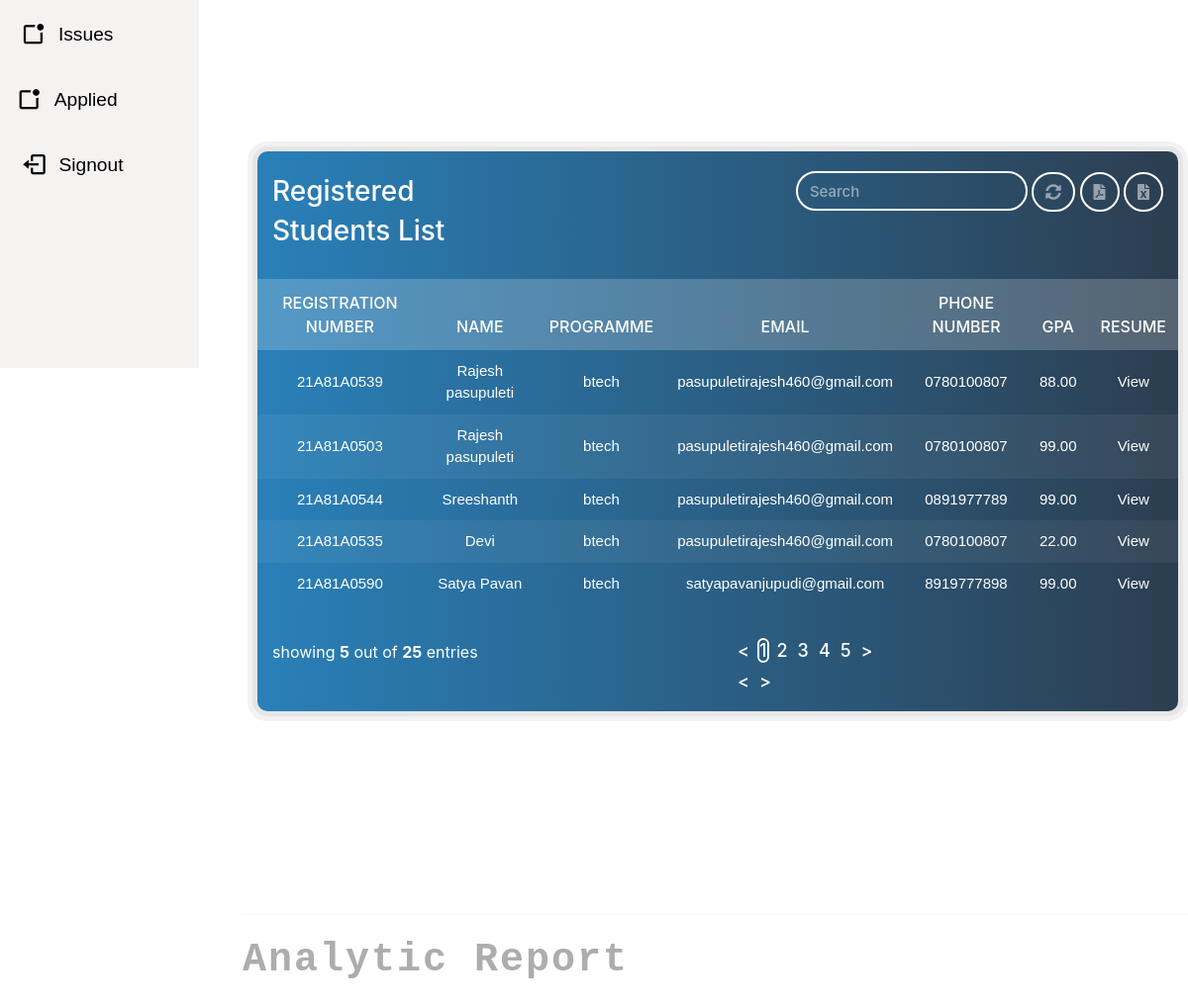
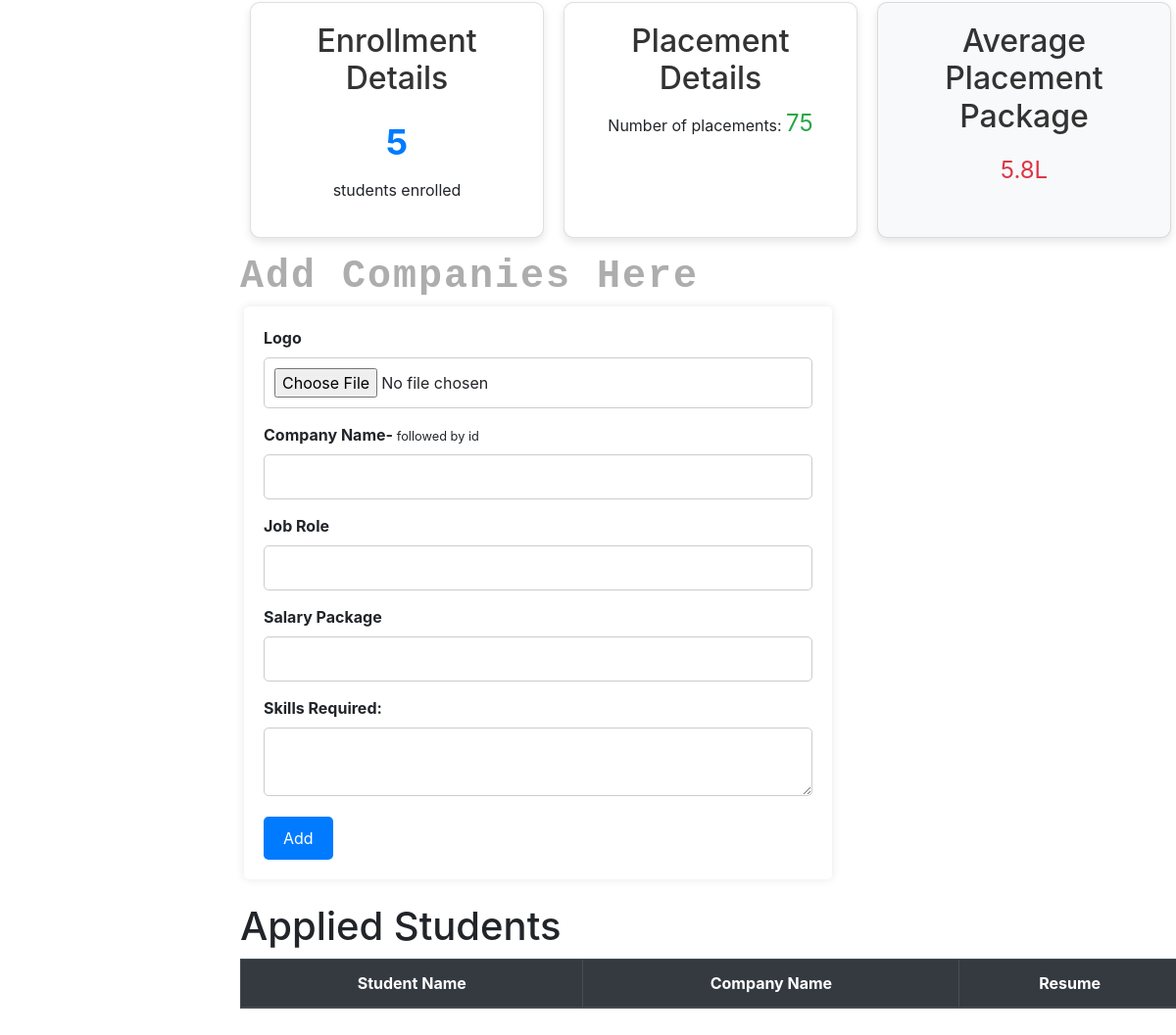
/app/student_admin/ (lower part), run on an earlier commit of the app's database (2 pictures, top to bottom).
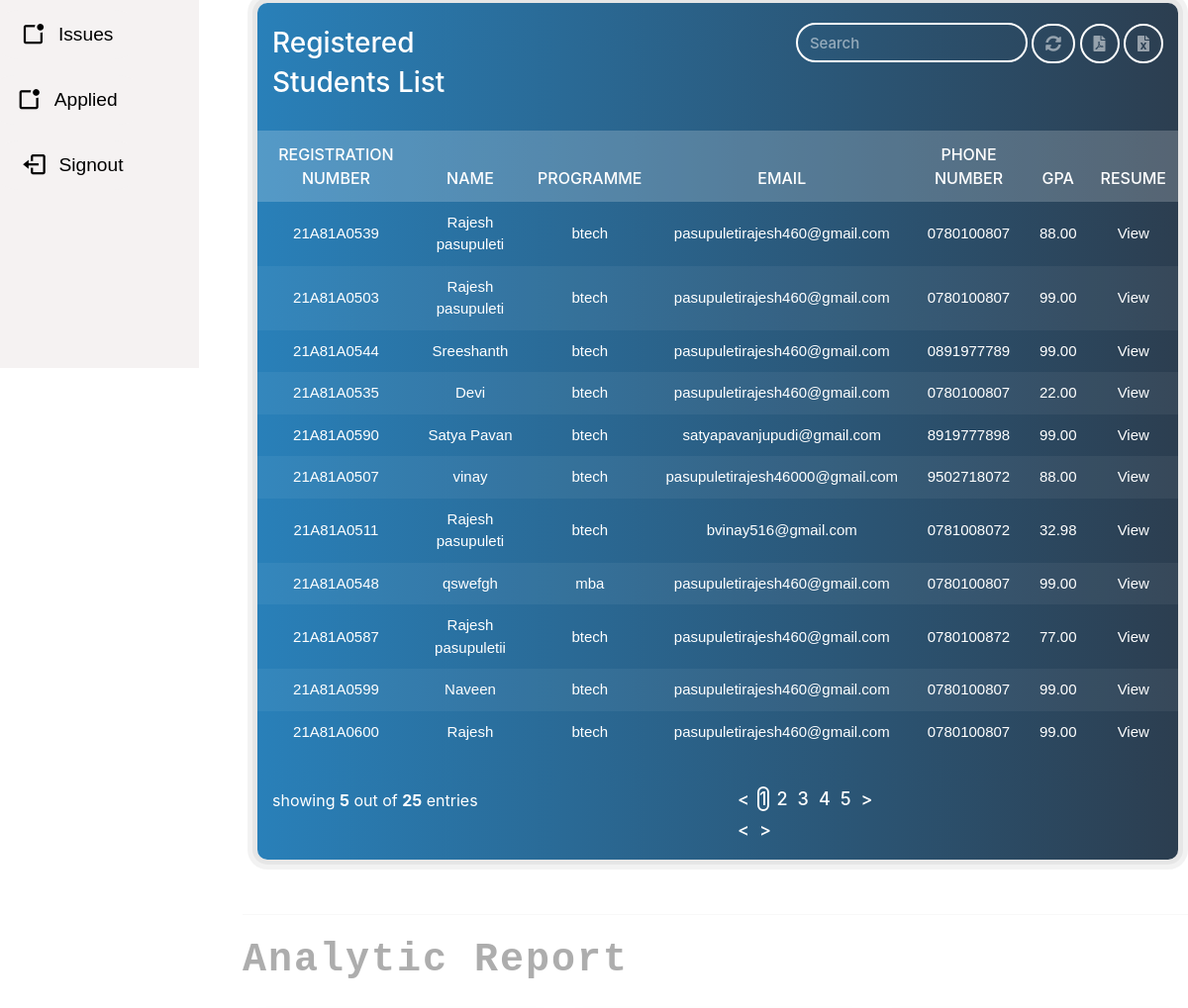
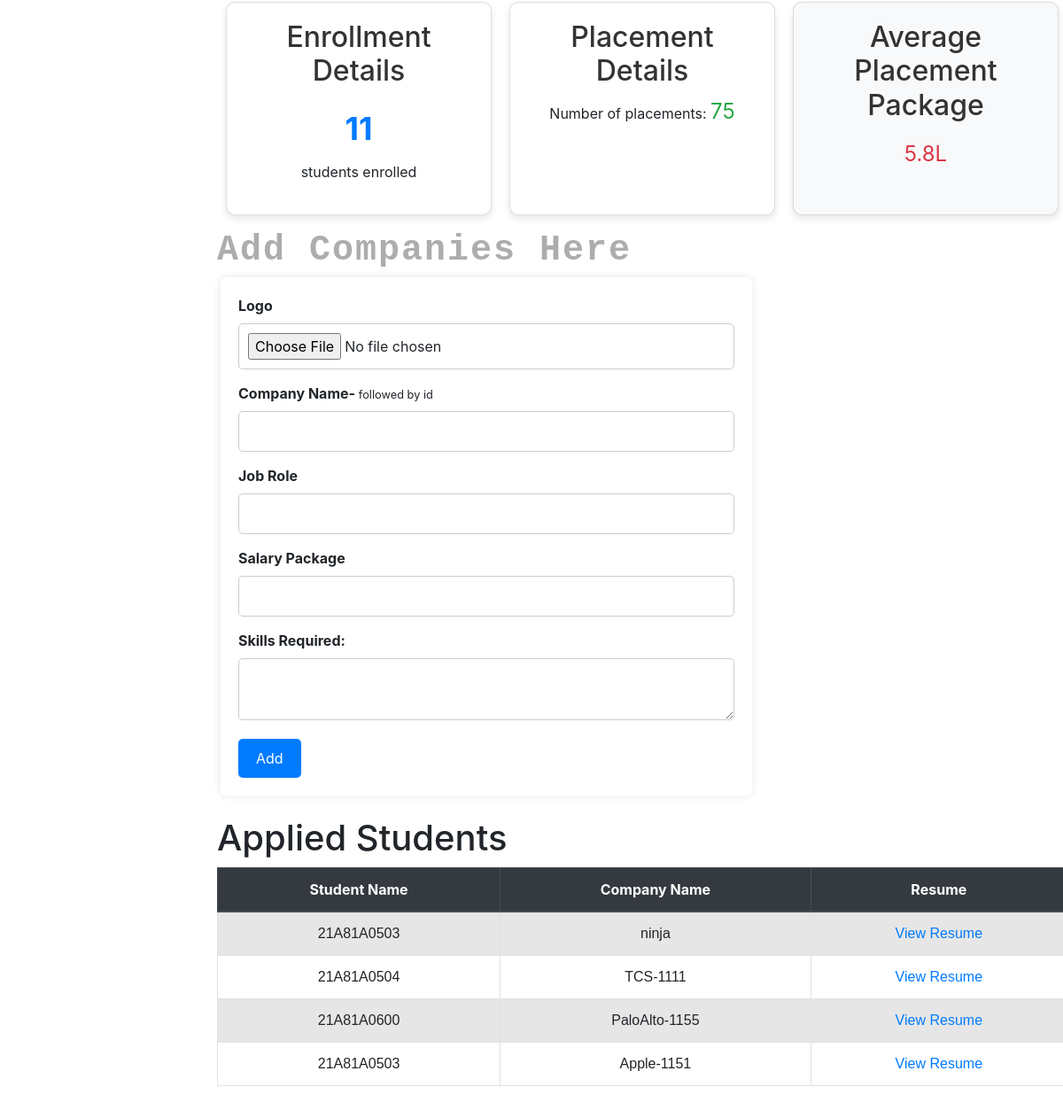
And on a later commit of the database (2 pictures, top to bottom).
### app/models.py (models this page shows, shortened)
class Studentnew(models.Model):
    registrationNumber = models.CharField(primary_key=True,max_length=10,default='')
    name = models.CharField(max_length=50)
    dob = models.CharField(null=True,max_length=8)
    gender = models.CharField(max_length=50, default='')
    phone = models.CharField(max_length=50)
    email = models.EmailField(blank=True)
    gpa12 = models.DecimalField(max_digits=4, decimal_places=2, default=0.00)
    gpaBtech = models.DecimalField(max_digits=5, decimal_places=2)
    backlogs = models.CharField(max_length=50)
    degree = models.CharField(max_length=100, default='YourDefaultValueHere')
    project_url = models.URLField()
    skills = models.CharField(max_length=100, default='')
    languages = models.IntegerField(null=True)
    resume = models.FileField(upload_to='student_resumes/',default='')

class AppliedStudents(models.Model):
    name = models.CharField(primary_key=True, max_length=255,default='')
    student=models.CharField(max_length=10,default='')
    resume = models.FileField(upload_to='student_resumes/', default='')

### app/views.py (the view)
# urls.py: path('student_admin/',views.student_admin,name='student_admin'),
def student_admin(request):
    students = Studentnew.objects.all()
    no_of_students=Studentnew.objects.count()
    applied=AppliedStudents.objects.all()
    context={'students': students,'no_of_students':no_of_students,'applied':applied}
    return render (request,'student_admin.html',context )

### templates/student_admin.html (shortened to what this page needs)
{% load static%}
<!DOCTYPE html>
<html>
  <head>
    <link rel="stylesheet" href="{% static 'dashboard.css' %}" />
    <link
      rel="stylesheet"
      href="bootstrap.min.css"
 />
      <link href='https://unpkg.com/boxicons@2.1.4/css/boxicons.min.css' rel='stylesheet'>
    <link
      href="https://unpkg.com/boxicons@2.1.4/css/boxicons.min.css"
      rel="stylesheet" />
    <link
      href="https://unpkg.com/boxicons@2.1.4/css/boxicons.min.css"
      rel="stylesheet" />
    <link
      rel="stylesheet"
      href="https://stackpath.bootstrapcdn.com/bootstrap/4.5.2/css/bootstrap.min.css" />
    <link
      rel="stylesheet"
      href="https://cdnjs.cloudflare.com/ajax/libs/font-awesome/5.15.3/css/all.min.css" />
    <link rel="stylesheet" href="{% static 'adminanalytics.css' %} " />
  </head>
  <body>
    <div class="wrapper">
      <section class="sidenav">
        <ul class="nav-links">
          <li>
            <a href="{% url "student_adminissues" %}">
              <i class='bx bx-notification'></i>
              <span class="title">Issues &nbsp</span>
            </a>
          </li>
          <li>
            <a href="#applied">
              <i class='bx bx-notification'></i>
              <span class="title">Applied &nbsp</span>
            </a>
          </li>
          <li>
            <a href="adminlogin">
              <i class="bx bx-log-out"></i>
              <span class="title">Signout</span>
            </a>
          </li>
        </ul>
      </section>
      <section class="main-home">
        <br />
        <div class="container bg-white mt-5 mb-5" style="margin-top:10px">
          <div class="row">
            <div class="col-md-offset-1 col-md-12">
              <div class="panel">
                <div class="panel-heading">
                  <div class="row" id="Enrolled">
                    <div class="col col-sm-3 col-xs-12">
                      <h4 class="title" >Registered Students List</h4>
                    </div>
                    <div class="col-sm-9 col-xs-12 text-right">
                      <div class="btn_group">
                        <input
                          type="text"
                          class="form-control"
                          placeholder="Search" />
                        <button class="btn btn-default" title="Reload">
                          <i class="fa fa-sync-alt"></i>
                        </button>
                        <button class="btn btn-default" title="Pdf">
                          <i class="fa fa-file-pdf"></i>
                        </button>
                        <button class="btn btn-default" title="Excel">
                          <i class="fas fa-file-excel"></i>
                        </button>
                      </div>
                    </div>
                  </div>
                </div>
                <div class="panel-body table-responsive">
                  <table class="table">
                    <thead>
                      <tr>
                        <th>Registration Number</th>
                        <th>Name</th>
                        <th>Programme</th>
                        <th>Email</th>
                        <th>Phone Number</th>
                        <th>Gpa</th>
                        <th>Resume</th>
                      </tr>
                    </thead>
                    <tbody>
                      {% for student in students %}
                      <tr>
                        <td>{{ student.registrationNumber }}</td>
                        <td>{{ student.name }}</td>
                        <td>{{ student.degree }}</td>
                        <td>{{ student.email }}</td>
                        <td>{{ student.phone }}</td>
                        <td>{{ student.gpaBtech }}</td>
                        <td>
                          <ul class="action-list">
                            <li>
                              <a
                                href="{{ student.resume }}"
                                data-tip="edit"
                                style="color: #fff"
                                target="_blank"
                                download
                                >View</a
                              >
                            </li>
                          </ul>
                        </td>
                      </tr>
                      {% endfor %}
                    </tbody>
                  </table>
                </div>
                <div class="panel-footer">
                  <div class="row">
                    <div class="col col-sm-6 col-xs-6">
                      showing <b>5</b> out of <b>25</b> entries
                    </div>
                    <div class="col-sm-6 col-xs-6">
                      <ul class="pagination hidden-xs pull-right">
                        <li><a href="#"><</a></li>
                        <li class="active"><a href="#">1</a></li>
                        <li><a href="#">2</a></li>
                        <li><a href="#">3</a></li>
                        <li><a href="#">4</a></li>
                        <li><a href="#">5</a></li>
                        <li><a href="#">></a></li>
                      </ul>
                      <ul class="pagination visible-xs pull-right">
                        <li><a href="#"><</a></li>
                        <li><a href="#">></a></li>
                      </ul>
                    </div>
                  </div>
                </div>
              </div>
            </div>
          </div>
        </div>
        <br />
        <hr />
        <span class="titlepkit mb-4 mt-4" id="analytics">Analytic Report</span><br />
        <div class="container1 d-flex">
          <div class="card">
            <h2>Enrollment Details</h2>
            <p class="count">{{no_of_students}}</p>
            <p>students enrolled</p>
          </div>
          <div class="card" style="margin-top: 20px">
            <h2>Placement Details</h2>
            <p>Number of placements: <span class="placement-count">75</span></p>
          </div>
          <div class="card avg-card">
            <h2>Average Placement Package</h2>
            <p class="avg-package">5.8L</p>
          </div>
        </div>
        <span class="titlepkit mt-5" id="vacancy">Add Companies Here</span
        ><br />
        <div class="comp-container ml-1">
          <form
            method="post"
            enctype="multipart/form-data"
            action="{% url 'admin_add_company' %}">
            <label for="comp-logo" class="comp-label">Logo</label>
            <input
              type="file"
              name="logo"
              class="comp-input-file"
              required /><br />
            <label for="comp-name" class="comp-label">Company Name- <small>followed by id </small></label>
            <input
              type="text"
              name="name"
              class="comp-input-text"
              required /><br />
            <label for="comp-job-role" class="comp-label">Job Role</label>
            <input
              type="text"
              name="job_role"
              class="comp-input-text"
              required /><br />
            <label for="comp-salary-package" class="comp-label"
              >Salary Package</label
            >
            <input
              type="text"
              name="salary_package"
              class="comp-input-text"
              required /><br />
            <label for="comp-skills-required" class="comp-label"
              >Skills Required:</label
            >
            <textarea
              name="skills_required"
              class="comp-textarea"
              required></textarea
            ><br />
            <button type="submit" class="comp-submit-button">Add</button>
          </form>
        </div >
         <h1 class="mt-4" id="applied">Applied Students</h1>
        <table class="table table-striped table-bordered table-hover mb-5">
            <thead class="thead-dark">
                <tr>
                    <th>Student Name</th>
                    <th>Company Name</th>
                    <th>Resume</th>
                </tr>
            </thead>
            <tbody>
                {% for item in applied %}
                <tr>
                    <td>{{ item.student }}</td>
                    <td>{{ item.name }}</td>
                    <td>
                        <a href="{{ item.resume.url }}" target="_blank">View Resume</a>
                    </td>
                </tr>
                {% endfor %}
            </tbody>
        </table>
      </section>
    </div>
  </body>
</html>

### static/dashboard.css (style rules this page uses)
* { --transition: all 0.4s ease; --color-hover: rgba(82, 59, 232); }
:root { --main-font-family: 'Arial', sans-serif; --background-color: #f0f0f0; }
body { background-color:#f5f2f2; display: flex; justify-content: center; align-items: center; }
.wrapper { display: flex; }
.sidenav { margin-left: -89px; width: 290px; height: 100vh; display: flex; flex-direction: column; align-items: center; position: fixed; top: 0; left: 0; background: #f5f2f2; padding-top: 40px; }
.nav-links { margin-left: -10px; width: 100%; display: flex; flex-direction: column; align-items: center; }
.nav-links li { margin: 8px 0; list-style: none; }
.nav-links i { color: #000; height: 50px; min-width: 50px; font-size: 27px; text-align: center; line-height: 50px; }
.nav-links li a { display: flex; height: 50px; width: 100%; padding: 0 16px; border-radius: 32px; align-items: center; text-decoration: none; background: #f5f2f2; }
.nav-links li a .title { color: #000; font-size: 15px; font-weight: 400; white-space: nowrap; display: block; transition: var(--transition); font-size: larger; font-family: Arial, Helvetica, sans-serif; }
.main-home { margin-left: 250px; padding: 10px; }
.btn { border: none; border-radius: 6px; padding: 16px 30px; background: #4070ff; color: #fff; transition: 0.2s; font-family: "Segoe UI", Tahoma, Geneva, Verdana, sans-serif; }
.titlepkit { font-size: 2.5rem; font-weight: bold; font-family: "Anonymous Pro", monospace; letter-spacing: 7px; overflow: hidden; color: hsl(0, 0%, 68%); white-space: nowrap; }
.container { max-width: 1200px; margin: 0 auto; padding: 20px; margin-top: 50px; }
tr th { border: 2px solid black; text-align: center; }
tr td { border: 1px solid black; text-align: center; font-family: var(--main-font-family); }
table { border-collapse: collapse; margin-top: 9px; }
.titlepkit { font-weight: bold; font-family: "Anonymous Pro", monospace; letter-spacing: 2px; color: hsl(0, 0%, 68%); white-space: nowrap; }

### static/adminanalytics.css (style rules this page uses)
.container { display: flex; justify-content: center; align-items: center; height: 100vh; background-color: #f2f2f2; }
.card { background-color: #fff; border-radius: 10px; box-shadow: 0 4px 8px rgba(0, 0, 0, 0.1); padding: 20px; margin: 10px; width: 300px; margin-top: 20px; text-align: center; transition: transform 0.3s; }
.card h2 { margin-top: 0; color: #333; }
.count { font-size: 36px; font-weight: bold; color: #007bff; margin: 10px 0; }
.placement-count { font-size: 24px; color: #28a745; }
.avg-card { background-color: #f8f9fa; }
.avg-package { font-size: 24px; color: #dc3545; margin: 10px 0; }

What changed in the data, as far as the page shows it:
added Studentnew: registrationNumber "21A81A0507", name "vinay", degree "btech", email "pasupuletirajesh46000@gmail.com", phone "9502718072", gpaBtech "88.00"
added Studentnew: registrationNumber "21A81A0511", name "Rajesh pasupuleti", degree "btech", email "bvinay516@gmail.com", phone "0781008072", gpaBtech "32.98"
added Studentnew: registrationNumber "21A81A0548", name "qswefgh", degree "mba", email "pasupuletirajesh460@gmail.com", phone "0780100807", gpaBtech "99.00"
added Studentnew: registrationNumber "21A81A0587", name "Rajesh pasupuletii", degree "btech", email "pasupuletirajesh460@gmail.com", phone "0780100872", gpaBtech "77.00"
added Studentnew: registrationNumber "21A81A0599", name "Naveen", degree "btech", email "pasupuletirajesh460@gmail.com", phone "0780100807", gpaBtech "99.00"
added Studentnew: registrationNumber "21A81A0600", name "Rajesh", degree "btech", email "pasupuletirajesh460@gmail.com", phone "0780100807", gpaBtech "99.00"
added AppliedStudents: student "21A81A0503", name "ninja"
added AppliedStudents: student "21A81A0504", name "TCS-1111"
added AppliedStudents: student "21A81A0600", name "PaloAlto-1155"
added AppliedStudents: student "21A81A0503", name "Apple-1151"
Also different on the page:
{{ no_of_students }}: "5" → "11"
